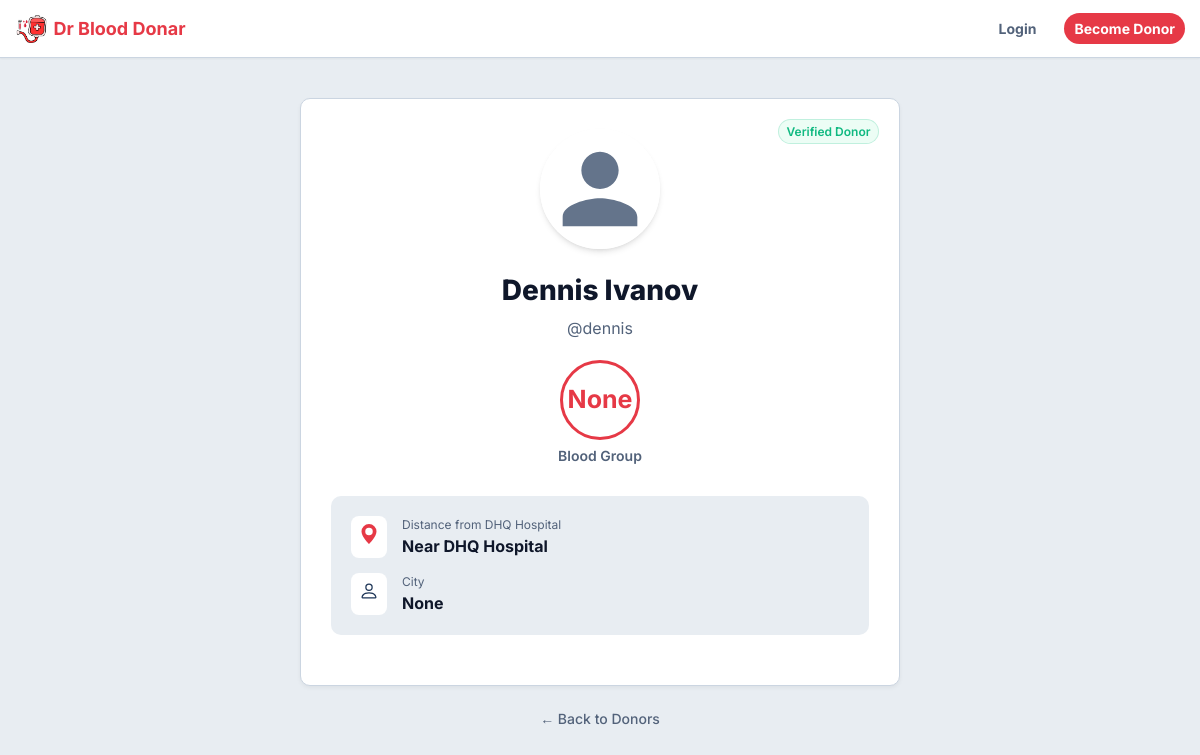
The app's page /profile/1/, older data.
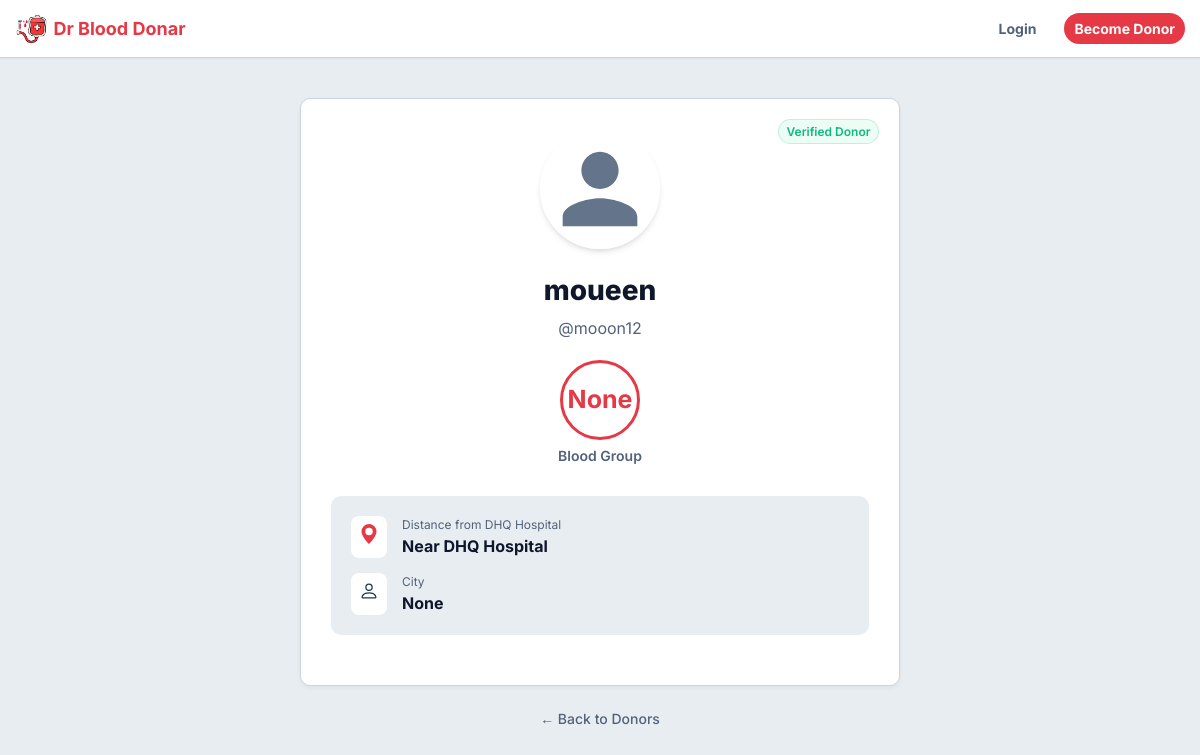
The same page, newer data.
### base/models.py (models this page shows)
class User(AbstractUser):
    name = models.CharField(max_length=200, null=True)
    email = models.EmailField(unique=True, null=True)
    home_address = models.CharField(max_length=500, null=True, blank=True)
    blood_group = models.CharField(max_length=3, null=True, blank=True, choices=[
        ('A+', 'A+'), ('A-', 'A-'),
        ('B+', 'B+'), ('B-', 'B-'),
        ('AB+', 'AB+'), ('AB-', 'AB-'),
        ('O+', 'O+'), ('O-', 'O-'),
    ])
    city = models.CharField(max_length=100, null=True, blank=True, default="Bahawalnagar")
    hospital_distance = models.CharField(max_length=200, null=True, blank=True, help_text="Enter number only (e.g. 2)")
    phone_number = models.CharField(max_length=15, null=True, blank=True)
    phone_number_2 = models.CharField(max_length=15, null=True, blank=True)
    is_donor = models.BooleanField(default=True, verbose_name="Available for Donation")
    avatar = models.ImageField(null=True, default="avatar.svg")
    USERNAME_FIELD = 'email'
    REQUIRED_FIELDS = []

### base/views.py (the view)
# urls.py: path('profile/<str:pk>/', views.userProfile, name="user-profile"),
def userProfile(request, pk):
    user = User.objects.get(id=pk)
    rooms = user.room_set.all()
    room_messages = user.message_set.all()
    topics = Topic.objects.all()
    context = {'user': user, 'rooms': rooms,
               'room_messages': room_messages, 'topics': topics}
    return render(request, 'base/profile.html', context)

### base/templates/base/profile.html (shortened to what this page needs)
{% extends 'main.html' %}
{% load static %}
{% block content %}
<main class="container">
  <div style="max-width: 600px; margin: 4rem auto;">
    <div class="card" style="position: relative; padding: 3rem;">
      <span class="badge badge--green"
        style="position: absolute; top: 2rem; right: 2rem; font-size: 1.2rem; border: 1px solid rgba(16, 185, 129, 0.2);">
        Verified Donor
      </span>
      <div style="display: flex; flex-direction: column; align-items: center; text-align: center; gap: 2rem;">
        <div class="avatar"
          style="width: 12rem; height: 12rem; border: 4px solid var(--color-surface); box-shadow: var(--shadow-md);">
          <img src="{% static 'images/avatar.svg' %}" alt="{{user.username}}"
            style="width: 100%; height: 100%; object-fit: cover; border-radius: 50%;">
        </div>
        <div>
          <h1 style="font-size: 2.8rem; font-weight: 800; color: var(--color-text-main); margin-bottom: 0.5rem;">
            {{user.name|default:user.username}}
          </h1>
          <p style="font-size: 1.6rem; color: var(--color-text-muted);">@{{user.username}}</p>
        </div>
        <div style="display: flex; flex-direction: column; align-items: center; gap: 0.5rem;">
          <div class="blood-drop"
            style="width: 8rem; height: 8rem; font-size: 2.5rem; border: 3px solid var(--color-primary); background: white;">
            {{user.blood_group}}
          </div>
          <span style="font-size: 1.4rem; font-weight: 600; color: var(--color-text-muted);">Blood Group</span>
        </div>
        <div
          style="width: 100%; display: grid; gap: 1.5rem; background: var(--color-bg); padding: 2rem; border-radius: var(--radius-lg); margin-top: 1rem;">
          <div style="display: flex; align-items: center; gap: 1.5rem;">
            <div style="background: white; padding: 8px; border-radius: 8px; color: var(--color-primary);">
              <svg xmlns="http://www.w3.org/2000/svg" width="20" height="20" fill="currentColor" viewBox="0 0 16 16">
                <path d="M8 16s6-5.686 6-10A6 6 0 0 0 2 6c0 4.314 6 10 6 10zm0-7a3 3 0 1 1 0-6 3 3 0 0 1 0 6z" />
              </svg>
            </div>
            <div style="text-align: left;">
              <span style="font-size: 1.2rem; color: var(--color-text-muted); display: block;">Distance from DHQ
                Hospital</span>
              <span style="font-size: 1.6rem; font-weight: 700; color: var(--color-text-main);">
                {% if user.hospital_distance %}{{ user.hospital_distance }}{% else %}Near DHQ Hospital{% endif %}
              </span>
            </div>
          </div>
          <div style="display: flex; align-items: center; gap: 1.5rem;">
            <div style="background: white; padding: 8px; border-radius: 8px; color: var(--color-secondary);">
            </div>
            <div style="text-align: left;">
              <span style="font-size: 1.2rem; color: var(--color-text-muted); display: block;">City</span>
              <span style="font-size: 1.6rem; font-weight: 700; color: var(--color-text-main);">{{user.city}}</span>
            </div>
          </div>
        </div>
      </div>
    </div>
    <div style="text-align: center; margin-top: 2rem;">
      <a href="{% url 'home' %}" class="btn btn--text">← Back to Donors</a>
    </div>
  </div>
</main>
{% endblock content %}

Row changes from the older to the newer data that the page shows:
changed User "None": name "Dennis Ivanov" → "moueen"; username "dennis" → "mooon12"
